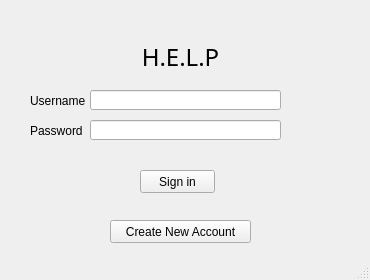
<?xml version="1.0" encoding="UTF-8"?>
<ui version="4.0">
 <class>MainWindow</class>
 <widget class="QMainWindow" name="MainWindow">
  <property name="enabled">
   <bool>true</bool>
  </property>
  <property name="geometry">
   <rect>
    <x>0</x>
    <y>0</y>
    <width>370</width>
    <height>280</height>
   </rect>
  </property>
  <property name="windowTitle">
   <string>Login</string>
  </property>
  <widget class="QWidget" name="centralwidget">
   <widget class="QLineEdit" name="username">
    <property name="geometry">
     <rect>
      <x>90</x>
      <y>90</y>
      <width>191</width>
      <height>20</height>
     </rect>
    </property>
   </widget>
   <widget class="QLineEdit" name="password">
    <property name="geometry">
     <rect>
      <x>90</x>
      <y>120</y>
      <width>191</width>
      <height>20</height>
     </rect>
    </property>
    <property name="echoMode">
     <enum>QLineEdit::Password</enum>
    </property>
   </widget>
   <widget class="QPushButton" name="login">
    <property name="geometry">
     <rect>
      <x>140</x>
      <y>170</y>
      <width>75</width>
      <height>23</height>
     </rect>
    </property>
    <property name="text">
     <string>Sign in</string>
    </property>
   </widget>
   <widget class="QLabel" name="label">
    <property name="geometry">
     <rect>
      <x>130</x>
      <y>40</y>
      <width>101</width>
      <height>31</height>
     </rect>
    </property>
    <property name="font">
     <font>
      <family>Showcard Gothic</family>
      <pointsize>18</pointsize>
      <underline>false</underline>
     </font>
    </property>
    <property name="text">
     <string>H.E.L.P</string>
    </property>
    <property name="textFormat">
     <enum>Qt::RichText</enum>
    </property>
    <property name="alignment">
     <set>Qt::AlignCenter</set>
    </property>
    <property name="wordWrap">
     <bool>false</bool>
    </property>
   </widget>
   <widget class="QLabel" name="label_2">
    <property name="geometry">
     <rect>
      <x>30</x>
      <y>90</y>
      <width>61</width>
      <height>21</height>
     </rect>
    </property>
    <property name="text">
     <string>Username</string>
    </property>
   </widget>
   <widget class="QLabel" name="label_3">
    <property name="geometry">
     <rect>
      <x>30</x>
      <y>120</y>
      <width>61</width>
      <height>21</height>
     </rect>
    </property>
    <property name="text">
     <string>Password</string>
    </property>
   </widget>
   <widget class="QPushButton" name="pushButton">
    <property name="geometry">
     <rect>
      <x>110</x>
      <y>220</y>
      <width>141</width>
      <height>23</height>
     </rect>
    </property>
    <property name="text">
     <string>Create New Account</string>
    </property>
   </widget>
   <widget class="QPushButton" name="change">
    <property name="enabled">
     <bool>false</bool>
    </property>
    <property name="geometry">
     <rect>
      <x>90</x>
      <y>140</y>
      <width>191</width>
      <height>23</height>
     </rect>
    </property>
    <property name="text">
     <string/>
    </property>
    <property name="autoDefault">
     <bool>false</bool>
    </property>
    <property name="default">
     <bool>false</bool>
    </property>
    <property name="flat">
     <bool>true</bool>
    </property>
   </widget>
   <zorder>change</zorder>
   <zorder>username</zorder>
   <zorder>password</zorder>
   <zorder>login</zorder>
   <zorder>label</zorder>
   <zorder>label_2</zorder>
   <zorder>label_3</zorder>
   <zorder>pushButton</zorder>
  </widget>
  <widget class="QStatusBar" name="statusbar"/>
 </widget>
 <resources/>
 <connections/>
</ui>
